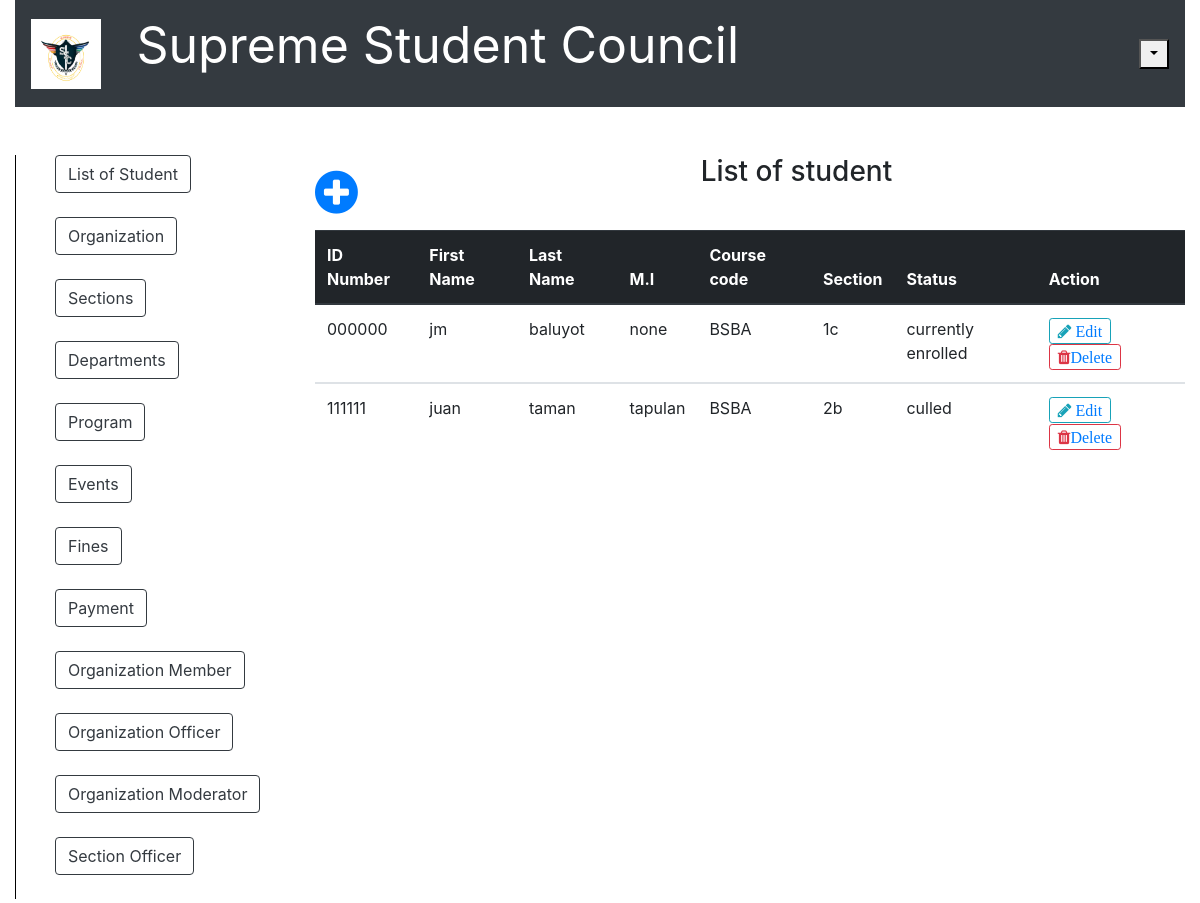
Before: /list_of_student.php with the older database file.
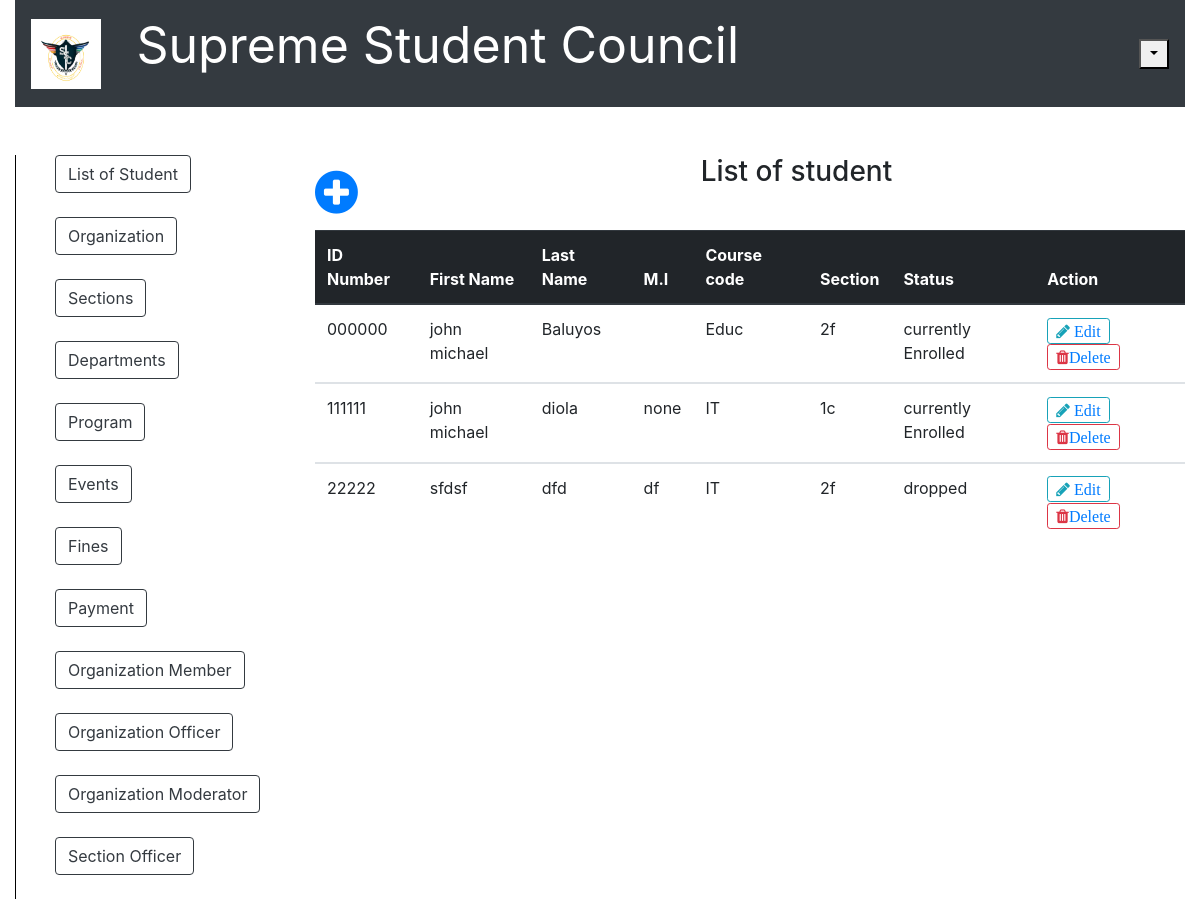
After: the same page with the newer database file.
### tables this page shows
CREATE TABLE `student` (
  `id_number` varchar(50) NOT NULL,
  `last_name` varchar(100) NOT NULL,
  `first_name` varchar(100) NOT NULL,
  `middle_name` varchar(100) NOT NULL,
  `course_code` varchar(10) NOT NULL,
  `section_id` varchar(20) NOT NULL,
  `status` varchar(50) NOT NULL
);

CREATE TABLE `program` (
  `course_code` varchar(10) NOT NULL,
  `course_name` varchar(100) NOT NULL,
  `department_code` char(10) NOT NULL
);

### list_of_student.php (the view, shortened to what this page needs)
<?php include('server.php'); ?>
<!DOCTYPE html>
<html>
<head>
		<link rel="stylesheet" href="bootstrap/css/bootstrap.min.css">
		<link rel = "stylesheet" href = "font-awesome-4.7.0/font-awesome-4.7.0/css/font-awesome.min.css">
		<link href = "css/style.css" rel = "stylesheet" type = "text/css" >
</head>
<body>
	<div class="container-fluid">
		<nav class="navbar navbar-expand-lg navbar-dark bg-dark">
		   <a href = "index.php"><img src = "ssc.PNG" style=" height:70px; width:70px;"></a>
		  <div class="collapse navbar-collapse" id="navbarTogglerDemo03">
		    	</center><p style="color:white; font-size: 50px; margin-right: 400px;">Supreme Student Council<strong></strong></p>
		    	<div class="btn-group">
							<button type="button" class=" dropdown-toggle dropdown-toggle-split" data-toggle="dropdown" aria-haspopup="true" aria-expanded="false"></button>
				</div>
		  </div>
		</nav>
	</div>
	<br /><br />
	<div class="container-fluid">
		<div class="row">
			<div class="col-sm-2" >
				<div class="vertical_line">
				<ul style="list-style: none;">
					<li><a href = "list_of_student.php"><button type="button" class="btn btn-outline-dark">List of Student</button></a></li><br />
					<li><a href ="list_of_organization.php"><button type="button" class="btn btn-outline-dark">Organization</button></a></li><br />
					<li><a href ="list_of_section.php"><button type="button" class="btn btn-outline-dark">Sections</button></a></li><br />
					<li><a href ="list_of_department.php"><button type="button" class="btn btn-outline-dark">Departments</button></a></li><br />
					<li><a href ="list_of_program.php"><button type="button" class="btn btn-outline-dark">Program</button></a></li><br />
					<li><a href ="list_of_event.php"><button type="button" class="btn btn-outline-dark">Events</button></a></li><br />
					<li><a href ="fines.php"><button type="button" class="btn btn-outline-dark">Fines</button></a></li><br />
					<li><a href ="payment.php"><button type="button" class="btn btn-outline-dark">Payment</button></a></li><br />
					<li><a href ="list_of_organization_member.php"><button type="button" class="btn btn-outline-dark">Organization Member</button></a></li><br />
					<li><a href ="list_of_organization_officer.php"><button type="button" class="btn btn-outline-dark">Organization Officer</button></a></li><br />
					<li><a href ="list_of_organization_moderator.php"><button type="button" class="btn btn-outline-dark">Organization Moderator</button></a></li><br />
					<li><a href ="list_of_section_officer.php"><button type="button" class="btn btn-outline-dark">Section Officer</button></a></li><br />
				</ul>
				</div>
			</div>
			<div class="col-sm-1" >
			</div>
			<div class="col-sm-9">
				<a href = "add_new_student.php"><span style="float: left; font-size: 50px; margin-right: 50px;"><i class="fa fa-plus-circle" font-size = "50px"></i></span></a>
				<center><h3>List of student</h3></center><br />
				<?php $results = mysqli_query($db, "SELECT * FROM student,program  WHERE student.course_code = program.course_code"); ?>
				<table class="table">
				  <thead class="thead-dark">
				    <tr>
					  <th scope="col">ID Number</th>
				      <th scope="col">First Name</th>
				      <th scope="col">Last Name</th>
				      <th scope="col">M.I</th>
				      <th scope="col">Course code</th>
				      <th scope="col">Section</th>
				      <th scope="col">Status</th>
				      <th scope="col">Action</th>
				    </tr>
				  </thead>
				  <?php while ($row = mysqli_fetch_array($results)){ ?>
				  <tbody>
				    <tr>
				      <td><?php echo $row['id_number']?></td>
				      <td><?php echo $row['first_name']?></td>
				      <td><?php echo $row['last_name']?></td>
				      <td><?php echo $row['middle_name']?></td>
				      <td><?php echo $row['course_code']?></td>
				      <td><?php echo $row['section_id']?></td>
					  <td><?php echo $row['status']?></td>
				      <td>
						<button type="button" class="btn btn-outline-info btn-sm fa fa-pencil"><a href="update_student.php?EDIT1=<?php echo $row['id_number']; ?>"> Edit </a></button>
						<button type="button" class="btn btn-outline-danger  btn-sm fa fa-trash"><a href="server.php?DEL1=<?php echo $row['id_number']; ?>">Delete</a></button>
				      </td>
				    </tr>
				  </tbody>
				  <?php
  				  } ?>
				</table>
			</div>
		</div>
	</div>
</body>
</html>

### css/style.css (style rules this page uses)
.vertical_line { height:500; width:1px;background:#000; }

Changed rows visible on the page:
changed student id 000000: first_name "jm" → "john michael"; last_name "baluyot" → "Baluyos"; course_code.course_code "BSBA" → "Educ"; section "1c" → "2f"; status "currently enrolled" → "currently Enrolled"; middle_name "none" → (not shown)
changed student id 111111: first_name "juan" → "john michael"; last_name "taman" → "diola"; middle_name "tapulan" → "none"; course_code.course_code "BSBA" → "IT"; section "2b" → "1c"; status "culled" → "currently Enrolled"
added student: id_number "22222", first_name "sfdsf", last_name "dfd", middle_name "df", course_code.course_code "IT", section "2f", status "dropped"
